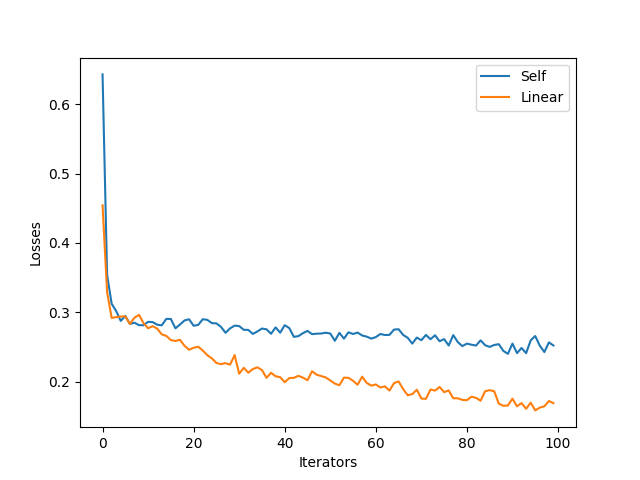

Here is the Python script that generated this plot:
# import os
# os.environ["aka_provider_name"] = "aka.providers.torch"
import aka.nn as nn
import aka.numpy as np
from matplotlib import pyplot as plt
from Attentions import SelfAttention, FFAttention
from Embeddings import get_2d_sincos_pos_embed, create_2d_absolute_sin_cos_embedding

def masking(x, mask_ratio=0.6):
    """
    Perform per-sample random masking by per-sample shuffling.
    Per-sample shuffling is done by argsort random noise.
    x: [N, L, D], sequence
    """
    N, L, D = x.shape  # batch, length, dim
    len_keep = int(L * (1 - mask_ratio))
    
    noise = np.rand(N, L)  # noise in [0, 1]
    
    # sort noise for each sample
    ids_shuffle = np.argsort(noise, dim=1)  # ascend: small is keep, large is remove
    ids_restore = np.argsort(ids_shuffle, dim=1)

    # keep the first subset
    ids_keep = ids_shuffle[:, :len_keep]
    x_masked = np.gather(x, dim=1, index=ids_keep.unsqueeze(-1).repeat(1, 1, D))

    # generate the binary mask: 0 is keep, 1 is remove
    mask = np.ones([N, L])
    mask[:, :len_keep] = 0
    # unshuffle to get the binary mask
    mask = np.gather(mask, dim=1, index=ids_restore)
    return x_masked, mask, ids_restore

def unmasking(x, ids_restore, *, mask_token):
    # append mask tokens to sequence
    mask_tokens = mask_token.repeat(x.shape[0], ids_restore.shape[1] - x.shape[1], 1)
    # x = torch.cat([x[:, 1:, :], mask_tokens], dim=1)  # no cls token
    x = np.cat([x, mask_tokens], dim=1)  # no cls token
    x = np.gather(x, dim=1, index=ids_restore.unsqueeze(-1).repeat(1, 1, x.shape[2]))  # unshuffle
    # x = torch.cat([x[:, :1, :], x_], dim=1)  # append cls token
    return x

def loss(imgs, pred, mask):
    """
    pred: [N, L, D]
    mask: [N, L], 0 is keep, 1 is remove, 
    """
    target = imgs
    # if self.norm_pix_loss:
    #     mean = target.mean(dim=-1, keepdim=True)
    #     var = target.var(dim=-1, keepdim=True)
    #     target = (target - mean) / (var + 1.e-6)**.5

    loss = (pred - target) ** 2
    loss = loss.mean(dim=-1)  # [N, L], mean loss per patch
    loss = (loss * mask).sum() / mask.sum()  # mean loss on removed patches
    return loss

def forward(self, inputs):
    pos_embedding = self.pos_embedding
    encoder = self.encoder
    decoder = self.decoder
    mask_token = self.mask_token
    x = inputs + pos_embedding.weight
    (x, mask, ids_restore) = masking(x)
    x = encoder(x)
    x = unmasking(x, ids_restore, mask_token=mask_token)
    x = x + pos_embedding.weight
    pred = decoder(x)
    loss = (pred - inputs) ** 2
    loss = loss.mean(dim=-1)  # [N, L], mean loss per patch
    loss = (loss * mask).sum() / mask.sum()  # mean loss on removed patches
    return pred, loss 

def Mixer(input_shape, *, mix_type='L', n_heads, n_hiddens, atten_dim=0, **kwargs):
    (L, D) = input_shape
    match mix_type:
        case 'S':
            # -- Self Attention --
            return nn.Sequential(
                nn.LayerNorm(D),
                SelfAttention((L,D), n_heads=n_heads, atten_dim=atten_dim)
            )
        case 'F':
            # -- FF Attention --
            return nn.Sequential(
                nn.LayerNorm(D),
                FFAttention((L,D), n_heads=4)
            )
        case 'L':
            # -- Linear --
            return nn.Sequential(
                nn.LayerNorm(D),
                nn.Linear(D, n_hiddens),
                nn.ReLU(),
                nn.Linear(n_hiddens, D),
            )

def MAE(encoder_layers='', decoder_layers='', mask_ratio=0.6, **kwargs):
    (C, H, W) = (3, 224, 224)
    (L, D) = (14*14, 3*16*16)
    (PatchH, PatchW) = (16, 16)
    (nPatchH, nPatchW) = (14, 14)
    len_keep = int(L * (1 - mask_ratio))
    pos_embedding = nn.Embedding(nPatchH,D)
    pos_embedding.weight = nn.Parameter(
                data=get_2d_sincos_pos_embed(D, nPatchH), 
                # data = create_2d_absolute_sin_cos_embedding(nPatchH, nPatchW, D),
                requires_grad=False)
    return nn.Sequential(
        # -- Input --
        nn.Input(nn.ImageShape(C, H, W)),

        # -- Patch --
        nn.Reshape(C, nPatchH, PatchH, nPatchW, PatchW),
        nn.Permute(2, 4, 1, 3, 5),   # --> [nPatchH, nPatchW, C, PatchH, PatchW]
        nn.Reshape(L, D),

        # -- Forward --
        nn.Module(
            forward, 
            # pos_embedding = nn.Parameter(shape=(L,D)),
            pos_embedding = pos_embedding,
            encoder = nn.Sequential(
                # -- Layers --
                *[nn.Resident(
                    Mixer(mix_type=mix_type, input_shape=(len_keep,D), **kwargs))
                        for mix_type in encoder_layers]),
            decoder = nn.Sequential(
                # -- Layers --
                *[nn.Resident(
                    Mixer(mix_type=mix_type, input_shape=(L,D), **kwargs))
                        for mix_type in decoder_layers]),
            mask_token = nn.Parameter(
                shape=(1,1,D), 
                initializer='zeros',
                requires_grad=False)
        )
    )

if __name__ == "__main__":
    import aka.data as datasets
    # self_losses = nn.train(
    #     MAE(
    #         encoder_layers='SLSLSLSLSL', 
    #         decoder_layers='SLSLSL', 
    #         n_heads=1, atten_dim=256, n_hiddens=256
    #     ), 
    #     datasets.ImageFolder("./data/ImageNet", 224),
    #     persist_filename='MAE_S.pth',
    #     batch_size=64,
    #     epochs=2)

    line_losses = nn.train(
        MAE(
            encoder_layers='FLFLFLFLFL',
            decoder_layers='FLFLFL', 
            n_heads=1, n_hiddens=256
        ), 
        datasets.ImageFolder("./data/ImageNet", 224),
        persist_filename='MAE_F.pth',
        batch_size=64,
        epochs=2)

    plt.plot(self_losses)
    plt.plot(line_losses)
    plt.xlabel('Iterators')
    plt.ylabel('Losses')
    plt.legend(['Self', 'Linear'], loc='upper right')
    plt.show()
